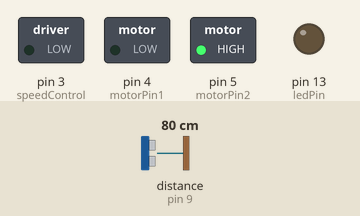
Recording of a sketch running on a simulated Arduino Uno, built with avr-gcc and run on an emulated ATmega328P. Shown: switched loads named in the sketch (green lamp = pin HIGH), output pins drawn as LEDs (lit = HIGH). Wiring (inferred from the names in the program): ultrasonic range finder: trigger pin 10; echo pin 9. The inputs (shaded band) are chosen by the test bench; at power-on: distance to the obstacle (sensor on pin 9) 80 cm. The echo pulse lasts 58.3 µs per cm; pins used as bus, display or sensor lines are not drawn; what the sketch prints to the serial monitor is not drawn.

Above: at 1.2 s.
1.3 s: distance to the obstacle (sensor on pin 9) set to 5 cm
2.8 s: distance to the obstacle (sensor on pin 9) set to 2 cm
At 3.1 s:
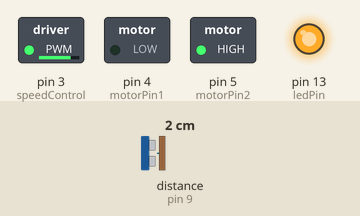
Timing chart, 0 to 5.8 s (numbered marks = the images above; inputs shaded):
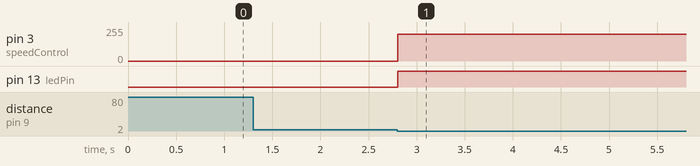

Measured:
- the behaviour switches between 4 and 3 cm on distance to the obstacle (sensor on pin 9) (found by bisection; images 0 and 1)
- after the input at 2.8 s, pin 3 (speedControl): 0/255 → 200/255 at once; pin 13 (ledPin): LOW → HIGH at once

The sketch:

SensorProtecc.ino
```cpp
#define echoPin 9
#define trigPin 10

#define speedControl 3
#define motorPin1 4
#define motorPin2 5

#define ledPin 13

long dangerDistance = 3.5;

void setup()
{
    Serial.begin(9600);

    pinMode(echoPin, INPUT);
    pinMode(trigPin, OUTPUT);

    pinMode(speedControl, OUTPUT);
    pinMode(motorPin1, OUTPUT);
    pinMode(motorPin2, OUTPUT);

    pinMode(ledPin, OUTPUT);

    digitalWrite(motorPin2, HIGH);
}

void loop()
{
    long distance = getDistanceFromSensor(echoPin, trigPin);
    Serial.println(distance);

    if (distance < dangerDistance)
    {
        analogWrite(speedControl, 200);
        digitalWrite(ledPin, HIGH);
    }
    else
    {
        analogWrite(speedControl, 0);
        digitalWrite(ledPin, LOW);
    }
}

long getDistanceFromSensor(int echo, int trig)
{
    digitalWrite(trig, LOW);
    delayMicroseconds(2);

    digitalWrite(trig, HIGH);
    delayMicroseconds(10);
    digitalWrite(trig, LOW);

    unsigned long duration = pulseIn(echo, HIGH);
    long distance = (duration * 0.034 / 2);
    int offset = distance * 0; //0.03

    distance += offset;
    return distance;
}
```
